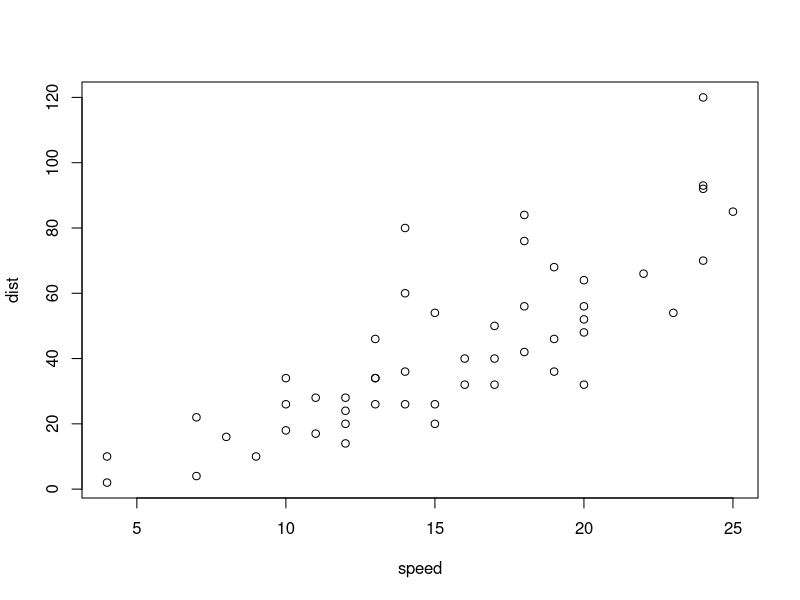
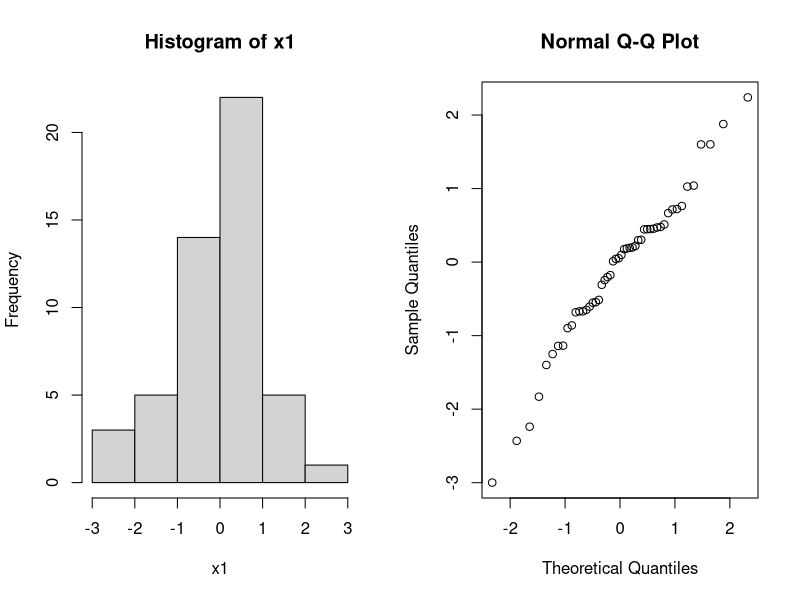
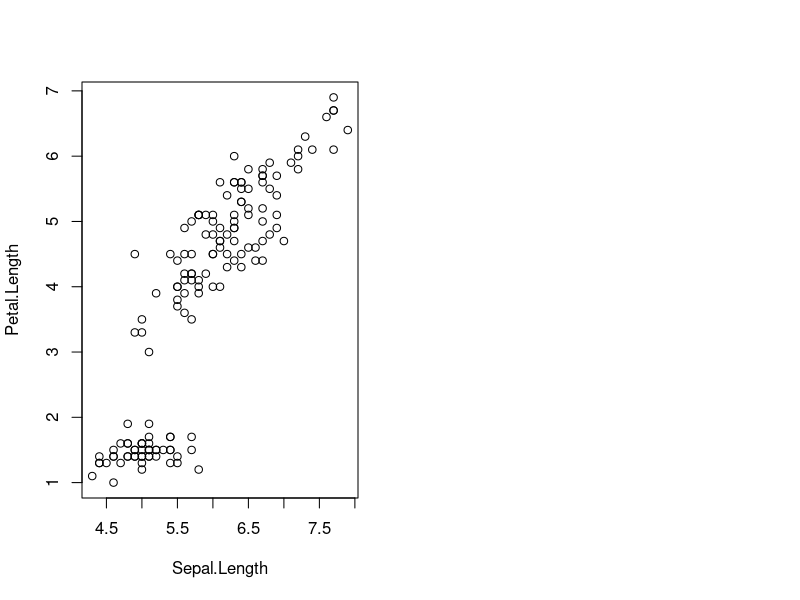

Here is the R script that generated these plots, in order:
## ---- chunk 1
summary(cars)
## ---- chunk 2
plot(cars)
## ---- chunk 3
par(mfrow=c(1,2)); x1=rnorm(50); hist(x1); qqnorm(x1)
## ---- chunk 4
plot(iris$Sepal.Length,iris$Petal.Length,xlab="Sepal.Length",ylab="Petal.Length")
## ---- chunk 5
library(knitr)
kable(mtcars[1:5,],caption="A knit kable.")
## ---- chunk 6
x=rep(c("A","B"),each=5); x
sample(x)
x=rnorm(100)
## ---- chunk 7
x=rep(c("A","B"),each=5); x
sample(x)
x=rnorm(100)
## ---- chunk 8
mu=0.2
x=rnorm(100,mu,1) # creating artificial data
t.test(x,mean=0)   # t.test(x,alternative=c("two.sided"),conf.level=0.95,mu=10)
## ---- chunk 9
mu=0;nu=0.5
x=rnorm(50,mu,1); y=rnorm(50,nu,1) # creating artificial data
ttest=t.test(x,y) 
